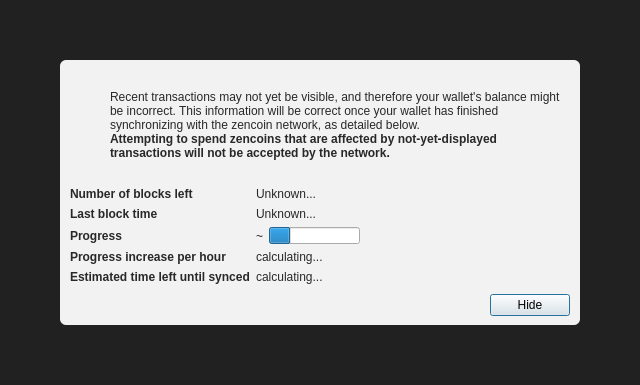
<?xml version="1.0" encoding="UTF-8"?>
<ui version="4.0">
 <class>ModalOverlay</class>
 <widget class="ModalOverlay" name="ModalOverlay">
  <property name="geometry">
   <rect>
    <x>0</x>
    <y>0</y>
    <width>640</width>
    <height>385</height>
   </rect>
  </property>
  <property name="windowTitle">
   <string>Form</string>
  </property>
  <layout class="QVBoxLayout" name="verticalLayout" stretch="0">
   <property name="sizeConstraint">
    <enum>QLayout::SetDefaultConstraint</enum>
   </property>
   <property name="leftMargin">
    <number>0</number>
   </property>
   <property name="topMargin">
    <number>0</number>
   </property>
   <property name="rightMargin">
    <number>0</number>
   </property>
   <property name="bottomMargin">
    <number>0</number>
   </property>
   <item>
    <widget class="QWidget" name="bgWidget" native="true">
     <property name="styleSheet">
      <string notr="true">#bgWidget { background: rgba(0,0,0,220); }</string>
     </property>
     <layout class="QVBoxLayout" name="verticalLayoutMain" stretch="1">
      <property name="leftMargin">
       <number>60</number>
      </property>
      <property name="topMargin">
       <number>60</number>
      </property>
      <property name="rightMargin">
       <number>60</number>
      </property>
      <property name="bottomMargin">
       <number>60</number>
      </property>
      <item>
       <widget class="QWidget" name="contentWidget" native="true">
        <property name="styleSheet">
         <string notr="true">#contentWidget { background: rgba(255,255,255,240); border-radius: 6px; }

QLabel { color: rgb(40,40,40);  }</string>
        </property>
        <layout class="QVBoxLayout" name="verticalLayoutSub" stretch="1,0,0,0">
         <property name="spacing">
          <number>0</number>
         </property>
         <property name="leftMargin">
          <number>10</number>
         </property>
         <property name="topMargin">
          <number>10</number>
         </property>
         <property name="rightMargin">
          <number>10</number>
         </property>
         <property name="bottomMargin">
          <number>10</number>
         </property>
         <item>
          <layout class="QHBoxLayout" name="horizontalLayoutIconText" stretch="0,1">
           <property name="topMargin">
            <number>20</number>
           </property>
           <item>
            <layout class="QVBoxLayout" name="verticalLayoutIcon">
             <property name="leftMargin">
              <number>0</number>
             </property>
             <item>
              <widget class="QPushButton" name="warningIcon">
               <property name="enabled">
                <bool>false</bool>
               </property>
               <property name="text">
                <string/>
               </property>
               <property name="icon">
                <iconset>
                 <normaloff>:/icons/warning</normaloff>
                 <disabledoff>:/icons/warning</disabledoff>:/icons/warning</iconset>
               </property>
               <property name="iconSize">
                <size>
                 <width>48</width>
                 <height>48</height>
                </size>
               </property>
               <property name="flat">
                <bool>true</bool>
               </property>
              </widget>
             </item>
             <item>
              <spacer name="verticalSpacerWarningIcon">
               <property name="orientation">
                <enum>Qt::Vertical</enum>
               </property>
               <property name="sizeHint" stdset="0">
                <size>
                 <width>20</width>
                 <height>40</height>
                </size>
               </property>
              </spacer>
             </item>
            </layout>
           </item>
           <item>
            <layout class="QVBoxLayout" name="verticalLayoutInfoText">
             <property name="leftMargin">
              <number>0</number>
             </property>
             <property name="topMargin">
              <number>0</number>
             </property>
             <item>
              <widget class="QLabel" name="infoText">
               <property name="text">
                <string>Recent transactions may not yet be visible, and therefore your wallet's balance might be incorrect. This information will be correct once your wallet has finished synchronizing with the zencoin network, as detailed below.</string>
               </property>
               <property name="textFormat">
                <enum>Qt::RichText</enum>
               </property>
               <property name="wordWrap">
                <bool>true</bool>
               </property>
              </widget>
             </item>
             <item>
              <widget class="QLabel" name="infoTextStrong">
               <property name="font">
                <font>
                 <weight>75</weight>
                 <bold>true</bold>
                </font>
               </property>
               <property name="text">
                <string>Attempting to spend zencoins that are affected by not-yet-displayed transactions will not be accepted by the network.</string>
               </property>
               <property name="textFormat">
                <enum>Qt::RichText</enum>
               </property>
               <property name="wordWrap">
                <bool>true</bool>
               </property>
              </widget>
             </item>
             <item>
              <spacer name="verticalSpacerInTextSpace">
               <property name="orientation">
                <enum>Qt::Vertical</enum>
               </property>
               <property name="sizeHint" stdset="0">
                <size>
                 <width>20</width>
                 <height>40</height>
                </size>
               </property>
              </spacer>
             </item>
            </layout>
           </item>
          </layout>
         </item>
         <item>
          <spacer name="verticalSpacerAfterText">
           <property name="orientation">
            <enum>Qt::Vertical</enum>
           </property>
           <property name="sizeHint" stdset="0">
            <size>
             <width>20</width>
             <height>40</height>
            </size>
           </property>
          </spacer>
         </item>
         <item>
          <layout class="QFormLayout" name="formLayout">
           <property name="fieldGrowthPolicy">
            <enum>QFormLayout::FieldsStayAtSizeHint</enum>
           </property>
           <property name="horizontalSpacing">
            <number>6</number>
           </property>
           <property name="verticalSpacing">
            <number>6</number>
           </property>
           <property name="topMargin">
            <number>10</number>
           </property>
           <item row="0" column="0">
            <widget class="QLabel" name="labelNumberOfBlocksLeft">
             <property name="font">
              <font>
               <weight>75</weight>
               <bold>true</bold>
              </font>
             </property>
             <property name="text">
              <string>Number of blocks left</string>
             </property>
            </widget>
           </item>
           <item row="0" column="1">
            <widget class="QLabel" name="numberOfBlocksLeft">
             <property name="text">
              <string>Unknown...</string>
             </property>
            </widget>
           </item>
           <item row="1" column="0">
            <widget class="QLabel" name="labelLastBlockTime">
             <property name="font">
              <font>
               <weight>75</weight>
               <bold>true</bold>
              </font>
             </property>
             <property name="text">
              <string>Last block time</string>
             </property>
            </widget>
           </item>
           <item row="1" column="1">
            <widget class="QLabel" name="newestBlockDate">
             <property name="sizePolicy">
              <sizepolicy hsizetype="Maximum" vsizetype="Preferred">
               <horstretch>0</horstretch>
               <verstretch>0</verstretch>
              </sizepolicy>
             </property>
             <property name="text">
              <string>Unknown...</string>
             </property>
            </widget>
           </item>
           <item row="2" column="0">
            <widget class="QLabel" name="labelSyncDone">
             <property name="font">
              <font>
               <weight>75</weight>
               <bold>true</bold>
              </font>
             </property>
             <property name="text">
              <string>Progress</string>
             </property>
            </widget>
           </item>
           <item row="2" column="1">
            <layout class="QHBoxLayout" name="horizontalLayoutSync" stretch="0,1">
             <item>
              <widget class="QLabel" name="percentageProgress">
               <property name="text">
                <string notr="true">~</string>
               </property>
              </widget>
             </item>
             <item>
              <widget class="QProgressBar" name="progressBar">
               <property name="value">
                <number>24</number>
               </property>
               <property name="format">
                <string/>
               </property>
              </widget>
             </item>
            </layout>
           </item>
           <item row="4" column="0">
            <widget class="QLabel" name="labelProgressIncrease">
             <property name="font">
              <font>
               <weight>75</weight>
               <bold>true</bold>
              </font>
             </property>
             <property name="text">
              <string>Progress increase per hour</string>
             </property>
            </widget>
           </item>
           <item row="4" column="1">
            <widget class="QLabel" name="progressIncreasePerH">
             <property name="text">
              <string>calculating...</string>
             </property>
            </widget>
           </item>
           <item row="5" column="0">
            <widget class="QLabel" name="labelEstimatedTimeLeft">
             <property name="font">
              <font>
               <weight>75</weight>
               <bold>true</bold>
              </font>
             </property>
             <property name="text">
              <string>Estimated time left until synced</string>
             </property>
            </widget>
           </item>
           <item row="5" column="1">
            <widget class="QLabel" name="expectedTimeLeft">
             <property name="text">
              <string>calculating...</string>
             </property>
            </widget>
           </item>
          </layout>
         </item>
         <item>
          <layout class="QHBoxLayout" name="horizontalLayoutButtons">
           <property name="leftMargin">
            <number>10</number>
           </property>
           <property name="topMargin">
            <number>10</number>
           </property>
           <item>
            <spacer name="horizontalSpacer">
             <property name="orientation">
              <enum>Qt::Horizontal</enum>
             </property>
             <property name="sizeHint" stdset="0">
              <size>
               <width>40</width>
               <height>20</height>
              </size>
             </property>
            </spacer>
           </item>
           <item>
            <widget class="QPushButton" name="closeButton">
             <property name="text">
              <string>Hide</string>
             </property>
             <property name="focusPolicy">
              <enum>Qt::StrongFocus</enum>
             </property>
             <property name="default">
              <bool>true</bool>
             </property>
            </widget>
           </item>
          </layout>
         </item>
        </layout>
       </widget>
      </item>
     </layout>
    </widget>
   </item>
  </layout>
 </widget>
 <customwidgets>
  <customwidget>
   <class>ModalOverlay</class>
   <extends>QWidget</extends>
   <header>qt/modaloverlay.h</header>
   <container>1</container>
  </customwidget>
 </customwidgets>
 <resources/>
 <connections/>
</ui>
